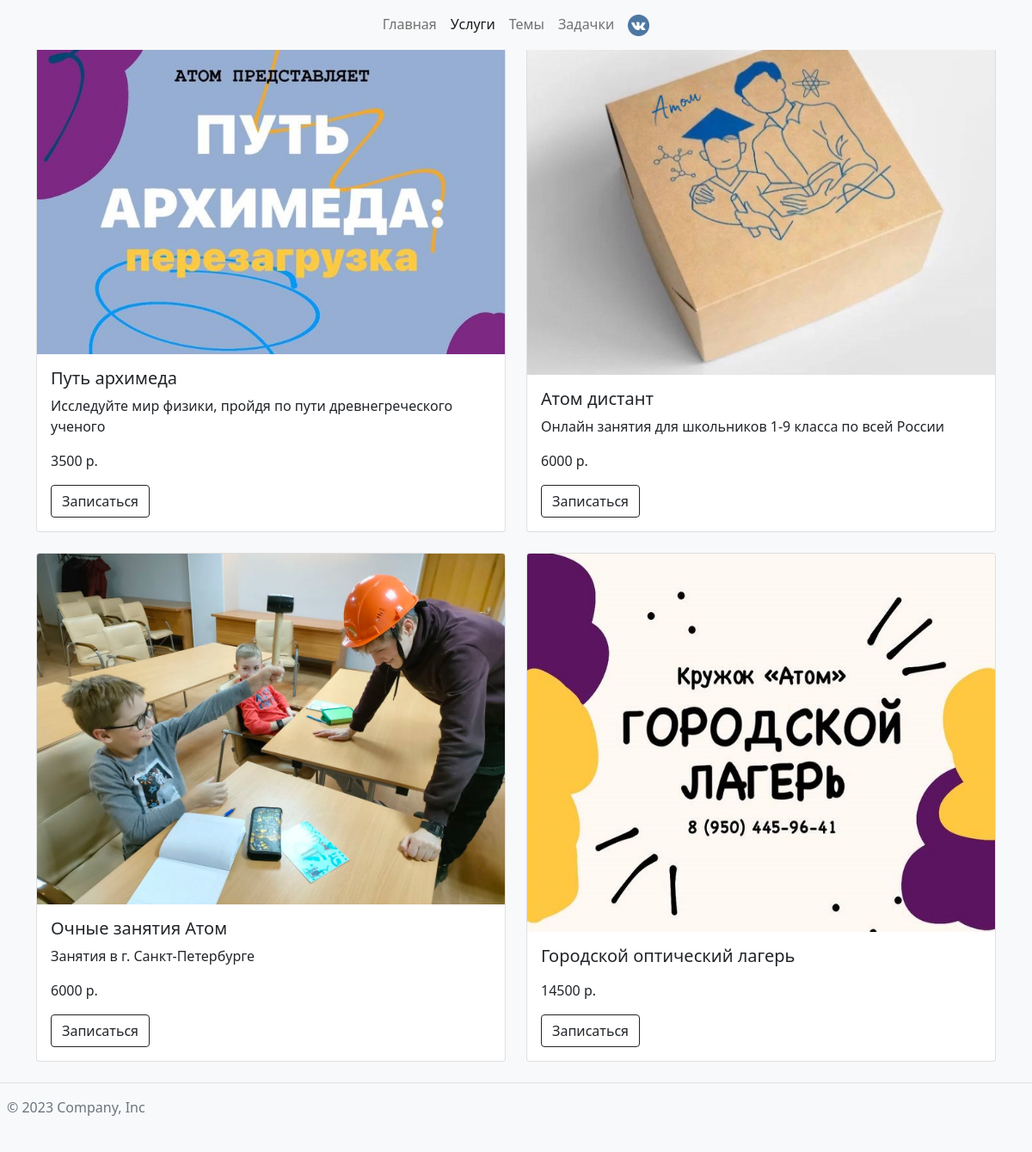
The app's page /service/ with its own data.
### atom/models.py (models this page shows)
class ServiceModels(models.Model):
    description = models.CharField(max_length=225)
    name = models.CharField(max_length=225)
    cost = models.IntegerField()
    image = models.CharField(max_length=225)
    def __str__(self):
        return f"{self.id}&{self.name}"
    class Meta:
        verbose_name = "service"
        verbose_name_plural = "services"
        ordering = ('cost',)

### atom/views.py (the view)
# urls.py: path('service/', views.service, name='service'),
def service(request):
    object = ServiceModels.objects.all()
    print(object)
    context = []
    for i in range(len(object)):
        context.append(object.values('description', 'name', 'cost', 'image')[i])
    return render(request, 'service.html', {'context': context})

### atom/templates/service.html (shortened to what this page needs)
<!doctype html>
<html lang="en">
<head>
    <link href="https://cdn.jsdelivr.net/npm/bootstrap@5.0.2/dist/css/bootstrap.min.css" rel="stylesheet"
>
    <link rel="stylesheet" href="../static/main.css">
</head>
<body>
<nav class="navbar navbar-expand-lg navbar-light bg-light fixed-top">
    <div class="container-fluid">
        <div class="collapse navbar-collapse" id="navbarNav">
            <ul class="navbar-nav">
                <li class="nav-item">
                    <a class="nav-link" href="{% url 'atom:main' %}">Главная</a>
                </li>
                <li class="nav-item">
                    <a class="nav-link active" aria-current="page" href="{% url 'atom:service' %}">Услуги</a>
                </li>
                <li class="nav-item">
                    <a class="nav-link" href="{% url 'atom:topic' %}">Темы</a>
                </li>
                <li class="nav-item">
                    <a class="nav-link" href="{% url 'atom:task' %}">Задачки</a>
                </li>
                <li class="nav-item">
                    <a class="nav-link" href="https://vk.com/" target="_blank"><img src="../static/vk.png" height="25"></a>
                </li>
            </ul>
        </div>
    </div>
</nav>
<div class="container mt-4">
    <div class="row row-cols-2 g-4">
        {% for item in context %}
        <div class="col">
            <div class="card h-100">
                <img src="../static/{{ item.image }}" class="card-img-top w-100 h-100" alt="...">
                <div class="card-body">
                    <h5 class="card-title">{{ item.name }}</h5>
                    <p class="card-text">{{ item.description }}</p>
                    <p class="card-text">{{ item.cost }} р.</p>
                    <button onclick="window.location.href = '{% url 'atom:main' %}#form-section'" type="button" class="btn btn-outline-dark">Записаться</button>
                </div>
            </div>
        </div>
        {% endfor %}
    </div>
</div>
<footer class="d-flex flex-wrap justify-content-between align-items-center py-3 my-4 border-top">
    <div class="col-md-4 d-flex align-items-center">
        <span class="mb-3 mb-md-0 text-muted">© 2023 Company, Inc</span>
    </div>
</footer>
</body>
</html>

### atom/static/main.css (style rules this page uses)
.navbar-collapse { justify-content: center; }
body { background: #f8f9fa; }

### records on screen
ServiceModels: shows a picture, name "Путь архимеда", description "Исследуйте мир физики, пройдя по пути древнегреческого ученого", cost "3500"
ServiceModels: shows a picture, name "Атом дистант", description "Онлайн занятия для школьников 1-9 класса по всей России", cost "6000"
ServiceModels: shows a picture, name "Очные занятия Атом", description "Занятия в г. Санкт-Петербурге", cost "6000"
ServiceModels: shows a picture, name "Городской оптический лагерь", cost "14500"
